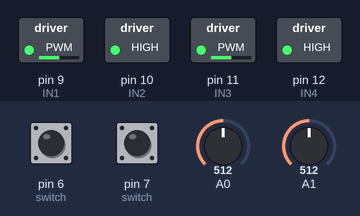
The sketch below on a simulated Arduino Uno, built with avr-gcc and run on an emulated ATmega328P. Parts: switched loads named in the sketch (green lamp = pin HIGH). Dashed ring = blinking. The test bench sets the inputs (shaded band); at power-on: pin 6 (switch) HIGH, A0 = 512, A1 = 512, pin 7 (switch) HIGH.

Above: at 1.2 s.
1.3 s: pin 6 (switch) pulled LOW for 1 s
At 2.2 s:
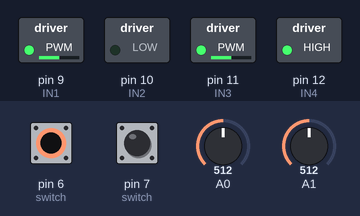
4.3 s: A0 set to 716
At 5.3 s:
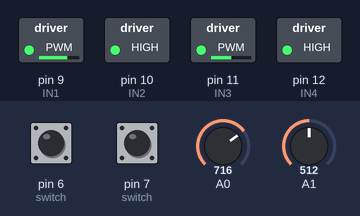
5.8 s: A1 set to 716
At 6.4 s:
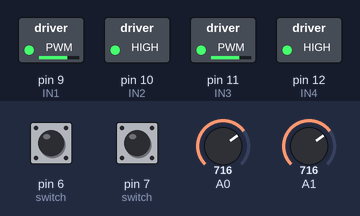
7.3 s: pin 7 (switch) pulled LOW for 0.15 s
At 8.1 s:
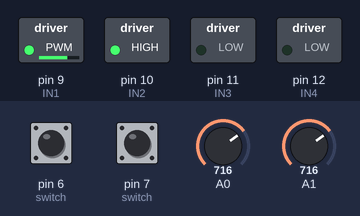
9.8 s: pin 6 (switch) pulled LOW for 0.15 s
At 10.6 s:
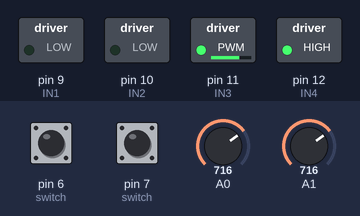
12.3 s: A0 set to 900
At 13.7 s:
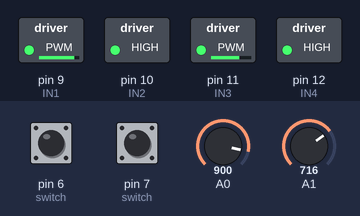
Timing chart, 0 to 14.8 s (numbered marks = the images above; inputs shaded):
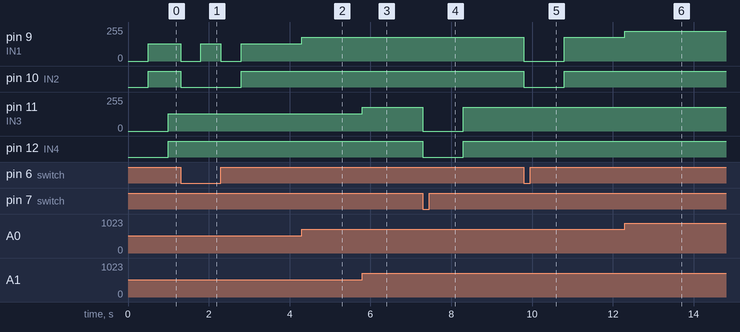

Measured:
- after the input at 1.3 s, pin 9 (IN1): alternates 128/255 for 0.50 s and 0/255 for 0.50 s, 4 changes in all, then stays 128/255, starting at once; pin 10 (IN2): HIGH → LOW at once, → HIGH 1.5 s later
- after the input at 4.3 s, pin 9 (IN1): 128/255 → 179/255 at once
- after the input at 5.8 s, pin 11 (IN3): 128/255 → 179/255 at once
- after the input at 7.3 s, pin 11 (IN3): 179/255 → 0/255 at once, → 179/255 1.0 s later; pin 12 (IN4): HIGH → LOW at once, → HIGH 1.0 s later
- after the input at 9.8 s, pin 9 (IN1): 179/255 → 0/255 at once, → 179/255 1.0 s later; pin 10 (IN2): HIGH → LOW at once, → HIGH 1.0 s later
- after the input at 12.3 s, pin 9 (IN1): 179/255 → 225/255 at once

The sketch:

dcmotor_arduino.ino
```cpp
#define IN1 9

#define IN2 10

#define IN3 11

#define IN4 12

int speed1=0;

int speed2=0;

int direction1=0;

int direction2=0;

void setup()

{

// Set all the motor control pins to outputs

  pinMode(IN1, OUTPUT);

  pinMode(IN2, OUTPUT);

  pinMode(IN3, OUTPUT);

  pinMode(IN4, OUTPUT);

//configure pin 6, 7 as an input and enable the internal pull-up resistor

  pinMode(6, INPUT_PULLUP);

  pinMode(7, INPUT_PULLUP);

}

void loop()

{

// Read the values from the potentiometers (0 – 1023)

  speed1=analogRead(A0);

  speed2=analogRead(A1);

// Convert to range of 0-255 (duty cycle)

  speed1=speed1/4;

  speed2=speed2/4;

//********Controlling the dicrection and speed of DC Motor1 *********//

  if( digitalRead(6)==0){ //Read the value of the direction switch

    if( direction1 != digitalRead(6) ){

    // Now turn off motors 500ms before reversing

      digitalWrite(IN1, LOW);

      digitalWrite(IN2, LOW);

      delay(500);

      direction1=0;

    }

    // Control speed and reverse direction

    digitalWrite(IN2, LOW);

    analogWrite(IN1,speed1);

  }

  if( digitalRead(6)==1){

    if( direction1 != digitalRead(6) ){

     // Now turn off motors 500ms before reversing

       digitalWrite(IN1, LOW);

       digitalWrite(IN2, LOW);

       delay(500);

       direction1=1;

    }

   // Control speed and forward direction

    digitalWrite(IN2, HIGH);

    analogWrite(IN1,speed1);

  }

//********Controlling the dicrection and speed of DC Motor2 *********//

  if( digitalRead(7)==0){ //Read the value of the direction switch

    if( direction2 != digitalRead(7) ){

    // Now turn off motors 500ms before reversing

      digitalWrite(IN3, LOW);

      digitalWrite(IN4, LOW);

      delay(500);

      direction2=0;

    }

    // Control speed and reverse direction

    digitalWrite(IN4, LOW);

    analogWrite(IN3,speed2);

    }

  if( digitalRead(7)==1){ //chạy nghịch

    if( direction2 != digitalRead(7) ){

    // Now turn off motors 500ms before reversing

       digitalWrite(IN3, LOW);

       digitalWrite(IN4, LOW);

       delay(500);

       direction2=1;

    }

    // Control speed and forward direction

    digitalWrite(IN4, HIGH);

    analogWrite(IN3,speed2);

  }

}
```
